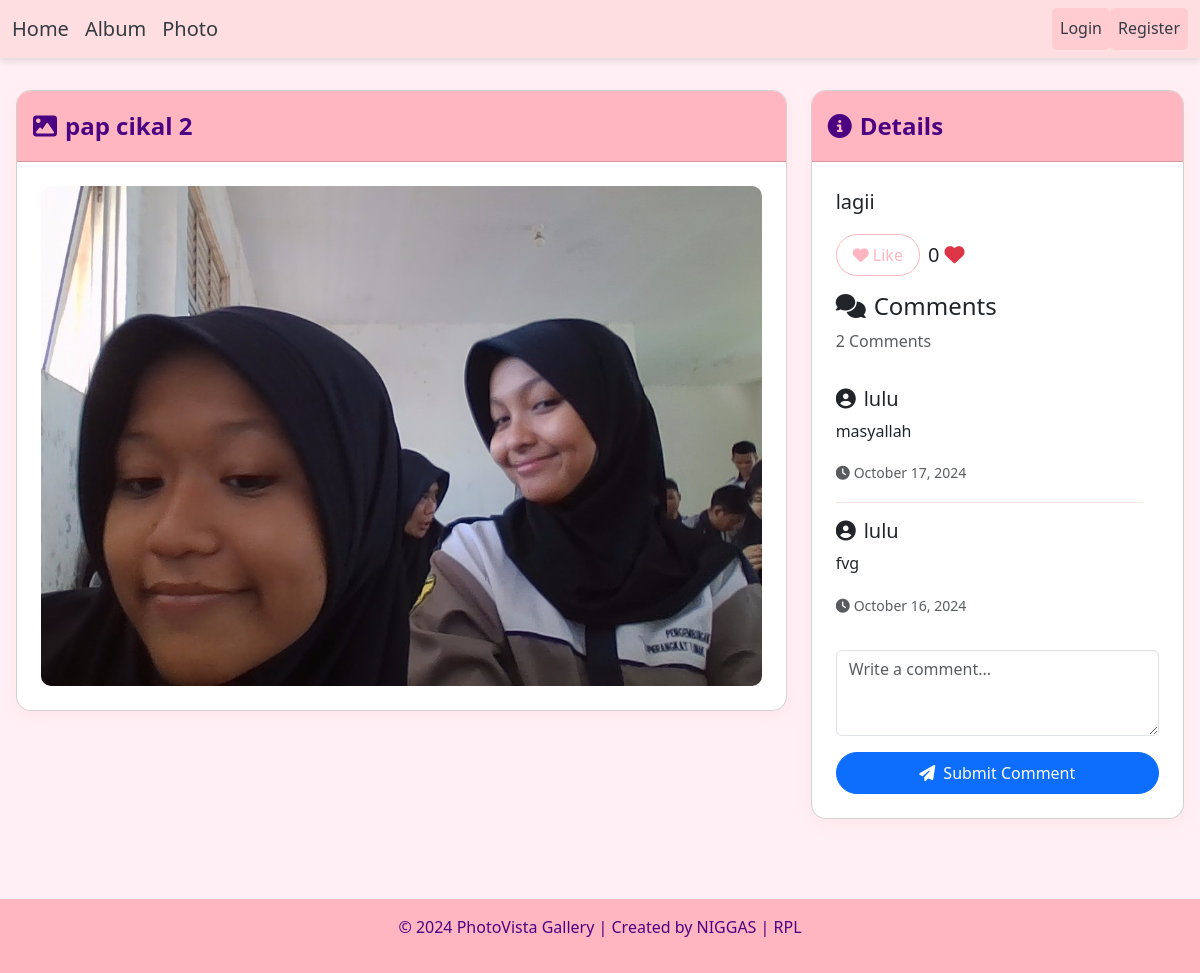
Screenshot of /admin/photo_detail.php?fotoid=7 with the database file from the repository.
### tables this page shows
CREATE TABLE `foto` (
  `fotoid` int(11) NOT NULL,
  `judulfoto` varchar(255) NOT NULL,
  `deskripsifoto` text NOT NULL,
  `tanggalunggah` date NOT NULL,
  `lokasifile` varchar(255) NOT NULL,
  `albumid` int(11) NOT NULL,
  `userid` int(11) NOT NULL
);

CREATE TABLE `komentarfoto` (
  `komentarid` int(11) NOT NULL,
  `fotoid` int(11) NOT NULL,
  `userid` int(11) NOT NULL,
  `isikomentar` text NOT NULL,
  `tanggalkomentar` date NOT NULL
);

CREATE TABLE `user` (
  `userid` int(11) NOT NULL,
  `username` varchar(255) NOT NULL,
  `password` varchar(255) NOT NULL,
  `email` varchar(255) NOT NULL,
  `namalengkap` varchar(255) NOT NULL,
  `alamat` text NOT NULL,
  `level` enum('admin','user') NOT NULL
);

### admin/photo_detail.php (the view, shortened to what this page needs)
<?php
include '../navbar/nav_admin.php';
include '../config/connection.php';
$fotoid = mysqli_real_escape_string($conn, $_GET['fotoid']);
$query = mysqli_query($conn, "
    SELECT f.*, a.namaalbum, u.username
    FROM foto f
    JOIN album a ON f.albumid = a.albumid
    JOIN user u ON f.userid = u.userid
    WHERE f.fotoid='$fotoid'
");
$data = mysqli_fetch_array($query);
?>
<!DOCTYPE html>
<html lang="en">
<head>
    <link href="https://cdn.jsdelivr.net/npm/bootstrap@5.3.3/dist/css/bootstrap.min.css" rel="stylesheet">
    <link rel="stylesheet" href="https://cdnjs.cloudflare.com/ajax/libs/font-awesome/6.6.0/css/all.min.css">
</head>
<body>
    <div class="container">
        <div class="row">
            <div class="col-lg-8">
                <div class="card">
                    <div class="card-header">
                        <i class="fas fa-image me-2"></i><?php echo htmlspecialchars($data['judulfoto']); ?>
                    </div>
                    <div class="card-body">
                        <div class="img-container">
                            <img src="../assets/img/<?php echo htmlspecialchars($data['lokasifile']); ?>" class="img-fluid" alt="<?php echo htmlspecialchars($data['judulfoto']); ?>">
                        </div>
                    </div>
                </div>
            </div>
            <div class="col-lg-4">
                <div class="card">
                    <div class="card-header">
                        <i class="fas fa-info-circle me-2"></i>Details
                    </div>
                    <div class="card-body">
                        <p class="lead"><?php echo htmlspecialchars($data['deskripsifoto']); ?></p>
                        <div class="d-flex align-items-center mb-3">
                            <a href="../config/process_like.php?fotoid=<?php echo $data['fotoid'] ?>" class="btn btn-outline-primary me-2">
                                <i class="fas fa-heart"></i> Like
                            </a>
                            <?php
                            $like = mysqli_query($conn, "SELECT * FROM likefoto WHERE fotoid='$fotoid'");
                            $likeCount = mysqli_num_rows($like);
                            echo '<span class="fs-5">' . $likeCount . ' <i class="fas fa-heart text-danger"></i></span>';
                            ?>
                        </div>
                        <h4><i class="fas fa-comments me-2"></i>Comments</h4>
                        <?php
                        $commentQuery = mysqli_query($conn, "
                            SELECT c.isikomentar, c.tanggalkomentar, u.username
                            FROM komentarfoto c
                            JOIN user u ON c.userid = u.userid
                            WHERE c.fotoid='$fotoid'
                            ORDER BY c.tanggalkomentar DESC
                        ");
                        $commentCount = mysqli_num_rows($commentQuery);
                        ?>
                        <p class="text-muted"><?php echo $commentCount; ?> Comment<?php echo $commentCount != 1 ? 's' : ''; ?></p>
                        <div class="comment-section">
                            <?php if ($commentCount > 0) { ?>
                                <?php while ($commentData = mysqli_fetch_assoc($commentQuery)) { ?>
                                    <div class="comment">
                                        <h5><i class="fas fa-user-circle me-2"></i><?php echo htmlspecialchars($commentData['username']); ?></h5>
                                        <p><?php echo htmlspecialchars($commentData['isikomentar']); ?></p>
                                        <small class="text-muted">
                                            <i class="fas fa-clock me-1"></i><?php echo date('F j, Y', strtotime($commentData['tanggalkomentar'])); ?>
                                        </small>
                                    </div>
                                <?php } ?>
                            <?php } else { ?>
                                <p class="text-center text-muted">No comments yet. Be the first to comment!</p>
                            <?php } ?>
                        </div>
                        <form action="../config/comment_function.php" method="POST" class="mt-3">
                            <div class="mb-3">
                                <textarea class="form-control" name="isikomentar" rows="3" placeholder="Write a comment..." required></textarea>
                            </div>
                            <button type="submit" class="btn btn-primary w-100"><i class="fas fa-paper-plane me-2"></i>Submit Comment</button>
                        </form>
                    </div>
                </div>
            </div>
        </div>
    </div>
    <footer class="footer">
        <p>&copy; 2024 PhotoVista Gallery | Created by NIGGAS | RPL</p>
    </footer>
</body>
</html>

### navbar/nav_admin.php (style rules this page uses)
body { background-color: #f8f9fa; }

### admin/photo_detail.php (style rules this page uses)
:root { --primary-color: #FFB6C1; --secondary-color: #FFC0CB; --background-color: #FFF0F5; --card-background: #FFFFFF; --text-color: #4B0082; --border-color: #FFE4E1; }
body { font-family: 'Segoe UI', Tahoma, Geneva, Verdana, sans-serif; background-color: var(--background-color); color: var(--text-color); line-height: 1.6; }
.container { max-width: 1200px; margin: 2rem auto; padding: 0 1rem; }
.card { background-color: var(--card-background); border-radius: 15px; overflow: hidden; box-shadow: 0 4px 15px rgba(255, 182, 193, 0.2); margin-bottom: 2rem; transition: transform 0.3s ease, box-shadow 0.3s ease; }
.card-header { background-color: var(--primary-color); color: var(--text-color); padding: 1rem; font-size: 1.5rem; font-weight: bold; }
.card-body { padding: 1.5rem; }
.img-container { position: relative; overflow: hidden; border-radius: 10px; height: 500px; }
.img-fluid { width: 100%; height: 100%; object-fit: cover; transition: transform 0.3s ease; }
.btn { padding: 0.5rem 1rem; border-radius: 50px; font-size: 1rem; transition: all 0.3s ease; margin-right: 0.5rem; }
.btn-outline-primary { color: var(--primary-color); border-color: var(--primary-color); }
.comment-section { max-height: 400px; overflow-y: auto; padding-right: 1rem; }
.comment { border-bottom: 1px solid var(--border-color); padding: 1rem 0; }
.comment:last-child { border-bottom: none; }
.footer { background-color: var(--primary-color); color: var(--text-color); text-align: center; padding: 1rem 0; margin-top: 3rem; }

### rows the page displays
foto: judulfoto "pap cikal 2", lokasifile (picture), deskripsifoto "lagii"
komentarfoto: userid.username "lulu", isikomentar "masyallah", tanggalkomentar "October 17, 2024"
komentarfoto: userid.username "lulu", isikomentar "fvg", tanggalkomentar "October 16, 2024"

### other values shown
$likeCount "0"
$commentCount "2"
